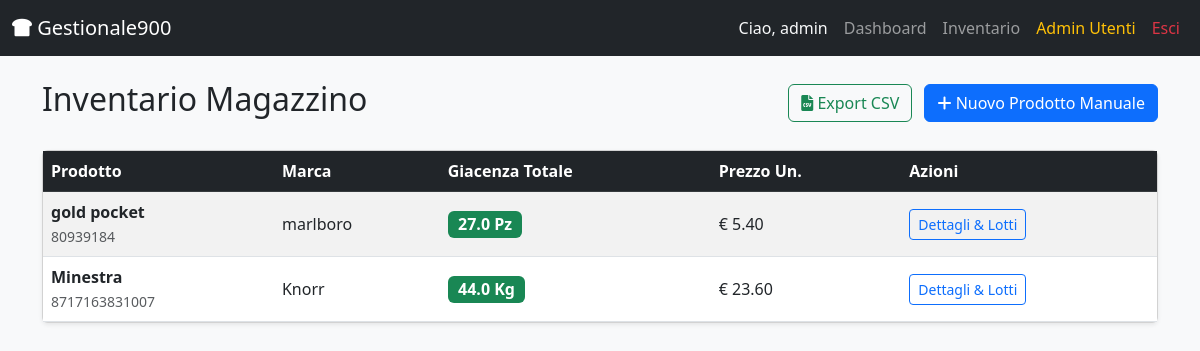
Page /inventory (signed in) on the committed database.
### app.py (models this page shows)
class User(UserMixin, db.Model):
    id = db.Column(db.Integer, primary_key=True)
    username = db.Column(db.String(100), unique=True, nullable=False) # Username univoco
    password_hash = db.Column(db.String(200), nullable=False)         # Password criptata (non salviamo mai in chiaro)
    role = db.Column(db.String(20), default='user')                   # Ruolo: 'admin' può fare tutto, 'user' solo caricare/scaricare

class Product(db.Model):
    id = db.Column(db.Integer, primary_key=True)
    barcode = db.Column(db.String(50), unique=True, nullable=False)   # Codice a barre univoco
    name = db.Column(db.String(100), nullable=False)                  # Nome prodotto
    brand = db.Column(db.String(100))                                 # Marca
    supplier = db.Column(db.String(100))                              # Fornitore
    unit_measure = db.Column(db.String(20))                           # Unità (Kg, L, Pz)
    unit_price = db.Column(db.Float, default=0.0)                     # Prezzo unitario
    batches = db.relationship('Batch', backref='product', lazy=True, cascade="all, delete-orphan")
    @property
    def total_quantity(self):
        return sum(b.quantity_current for b in self.batches)

class Batch(db.Model):
    id = db.Column(db.Integer, primary_key=True)
    product_id = db.Column(db.Integer, db.ForeignKey('product.id'), nullable=False) # Collegamento al prodotto
    quantity_initial = db.Column(db.Float, nullable=False)            # Quanto ne è arrivato all'inizio
    quantity_current = db.Column(db.Float, nullable=False)            # Quanto ne rimane ora (cala quando scarichiamo)
    entry_date = db.Column(db.DateTime, default=datetime.utcnow)      # Data di arrivo (automatica)
    expiry_date = db.Column(db.Date, nullable=True)                   # Data di scadenza
    created_by = db.Column(db.String(100))                            # Chi ha caricato questo lotto

### app.py (the view)
@app.route('/inventory')
@login_required
def inventory():
    products = Product.query.all()
    return render_template('inventory.html', products=products)

### app.py (called while the page is built)
@login_manager.user_loader
def load_user(user_id):
    return User.query.get(int(user_id))

### templates/inventory.html
{% extends "base.html" %}
{% block content %}
<div class="d-flex justify-content-between align-items-center mb-4">
    <h2>Inventario Magazzino</h2>
    <div>
        <a href="{{ url_for('export_csv') }}" class="btn btn-outline-success me-2"><i class="fas fa-file-csv"></i> Export CSV</a>
        <a href="{{ url_for('create_product') }}" class="btn btn-primary"><i class="fas fa-plus"></i> Nuovo Prodotto Manuale</a>
    </div>
</div>
<div class="card shadow-sm">
    <div class="card-body p-0">
        <div class="table-responsive">
            <table class="table table-striped table-hover mb-0 align-middle">
                <thead class="table-dark">
                    <tr>
                        <th>Prodotto</th>
                        <th>Marca</th>
                        <th>Giacenza Totale</th>
                        <th>Prezzo Un.</th>
                        <th>Azioni</th>
                    </tr>
                </thead>
                <tbody>
                    {% for product in products %}
                    <tr>
                        <td>
                            <strong>{{ product.name }}</strong><br>
                            <small class="text-muted">{{ product.barcode }}</small>
                        </td>
                        <td>{{ product.brand }}</td>
                        <td>
                            <span class="badge bg-{{ 'danger' if product.total_quantity == 0 else 'success' }} fs-6">
                                {{ product.total_quantity }} {{ product.unit_measure }}
                            </span>
                        </td>
                        <td>€ {{ "%.2f"|format(product.unit_price) }}</td>
                        <td>
                            <a href="{{ url_for('product_detail', id=product.id) }}" class="btn btn-sm btn-outline-primary">Dettagli & Lotti</a>
                        </td>
                    </tr>
                    {% else %}
                    <tr>
                        <td colspan="5" class="text-center py-4">Nessun prodotto in magazzino. Inizia caricando merce!</td>
                    </tr>
                    {% endfor %}
                </tbody>
            </table>
        </div>
    </div>
</div>
{% endblock %}

### templates/base.html (shortened to what this page needs)
<!DOCTYPE html>
<html lang="it">
<head>
    <link href="https://cdn.jsdelivr.net/npm/bootstrap@5.3.0/dist/css/bootstrap.min.css" rel="stylesheet">
    <link rel="stylesheet" href="https://cdnjs.cloudflare.com/ajax/libs/font-awesome/6.0.0/css/all.min.css">
    <link rel="stylesheet" href="{{ url_for('static', filename='css/style.css') }}">
</head>
<body class="bg-light">
    <nav class="navbar navbar-expand-lg navbar-dark bg-dark mb-4">
        <div class="container-fluid">
            <a class="navbar-brand" href="{{ url_for('dashboard') }}"><i class="fas fa-bread-slice"></i> Gestionale900</a>
            {% if current_user.is_authenticated %}
            <div class="collapse navbar-collapse" id="navbarNav">
                <ul class="navbar-nav ms-auto">
                    <li class="nav-item">
                        <span class="nav-link text-light">Ciao, {{ current_user.username }}</span>
                    </li>
                    <li class="nav-item"><a class="nav-link" href="{{ url_for('dashboard') }}">Dashboard</a></li>
                    <li class="nav-item"><a class="nav-link" href="{{ url_for('inventory') }}">Inventario</a></li>
                    {% if current_user.role == 'admin' %}
                    <li class="nav-item"><a class="nav-link text-warning" href="{{ url_for('admin_users') }}">Admin Utenti</a></li>
                    {% endif %}
                    <li class="nav-item"><a class="nav-link text-danger" href="{{ url_for('logout') }}">Esci</a></li>
                </ul>
            </div>
            {% endif %}
        </div>
    </nav>
    <div class="container">
        {% block content %}{% endblock %}
    </div>
</body>
</html>

### static/css/style.css (style rules this page uses)
body { font-family: 'Segoe UI', Tahoma, Geneva, Verdana, sans-serif; background-color: #f8f9fa; }

### rows in the picture
User: username "admin"
Product: name "gold pocket", barcode "80939184", brand "marlboro", total_quantity "27.0", unit_measure "Pz", unit_price "5.40"
Product: name "Minestra", barcode "8717163831007", brand "Knorr", total_quantity "44.0", unit_measure "Kg", unit_price "23.60"
